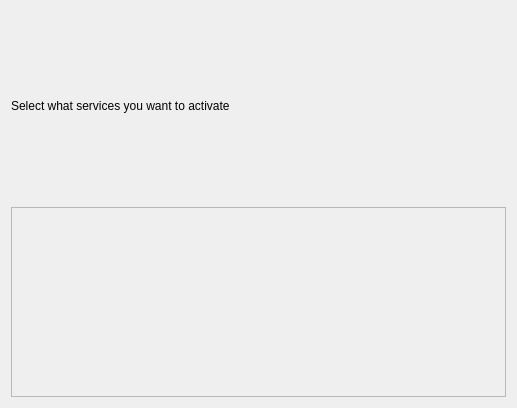
<?xml version="1.0" encoding="UTF-8"?>
<ui version="4.0">
 <class>Services</class>
 <widget class="QWidget" name="Services">
  <property name="geometry">
   <rect>
    <x>0</x>
    <y>0</y>
    <width>517</width>
    <height>408</height>
   </rect>
  </property>
  <layout class="QVBoxLayout" name="verticalLayout">
   <item>
    <layout class="QVBoxLayout" name="verticalLayout_3">
     <item>
      <widget class="QLabel" name="label">
       <property name="text">
        <string>Select what services you want to activate</string>
       </property>
      </widget>
     </item>
     <item>
      <widget class="QScrollArea" name="scrollArea">
       <property name="sizePolicy">
        <sizepolicy hsizetype="Expanding" vsizetype="Preferred">
         <horstretch>0</horstretch>
         <verstretch>0</verstretch>
        </sizepolicy>
       </property>
       <property name="widgetResizable">
        <bool>true</bool>
       </property>
       <widget class="QWidget" name="scrollAreaWidgetContents">
        <property name="geometry">
         <rect>
          <x>0</x>
          <y>0</y>
          <width>501</width>
          <height>191</height>
         </rect>
        </property>
        <layout class="QVBoxLayout" name="verticalLayout_4">
         <item>
          <layout class="QVBoxLayout" name="d_layout"/>
         </item>
         <item>
          <spacer name="verticalSpacer_2">
           <property name="orientation">
            <enum>Qt::Vertical</enum>
           </property>
           <property name="sizeHint" stdset="0">
            <size>
             <width>20</width>
             <height>159</height>
            </size>
           </property>
          </spacer>
         </item>
        </layout>
       </widget>
      </widget>
     </item>
    </layout>
   </item>
  </layout>
 </widget>
 <resources/>
 <connections/>
</ui>
